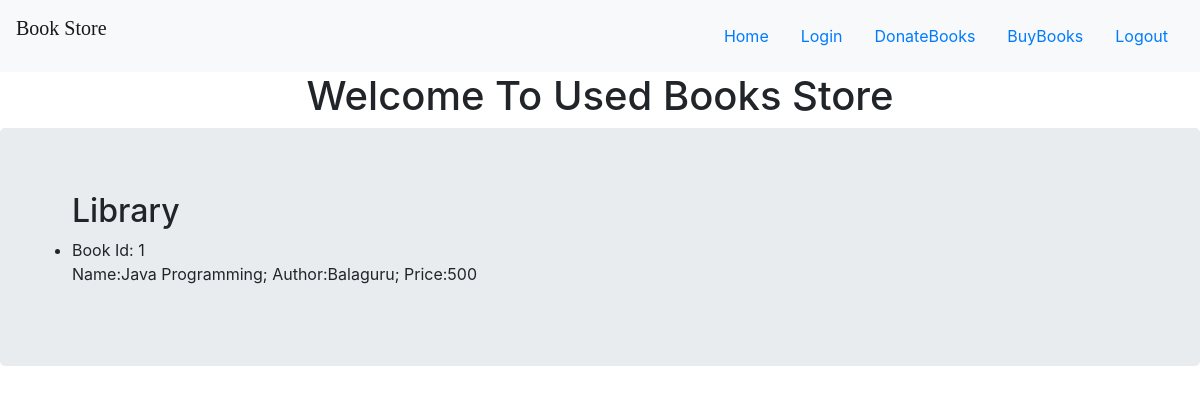
The page / on the database its author committed.
### book/models.py (models this page shows, shortened)
class Book(db.Model):
    __tablename__ = "books"
    id = db.Column(db.Integer,primary_key = True)
    name = db.Column(db.Text)
    author = db.Column(db.Text)
    price = db.Column(db.Integer)
    def __repr__(self):
        return (f"Name:{self.name}; Author:{self.author}; Price:{self.price}")

### app.py (the view)
@app.route('/')
def index():
    books = Book.query.all()
    return render_template('home.html',books=books)

### book/templates/home.html
{% extends "base.html" %}
{% block content %}
<div class="jumbotron">
  <ul>
      <h2>Library</h2>
      {% for book in books %}
      <li>Book Id: {{book.id}} <br> {{book}}</li>
      {% endfor %}
  </ul>
  </div>
{% endblock %}

### rows shown on the page
Book: id "1", name+author+price "Name:Java Programming; Author:Balaguru; Price:500"
